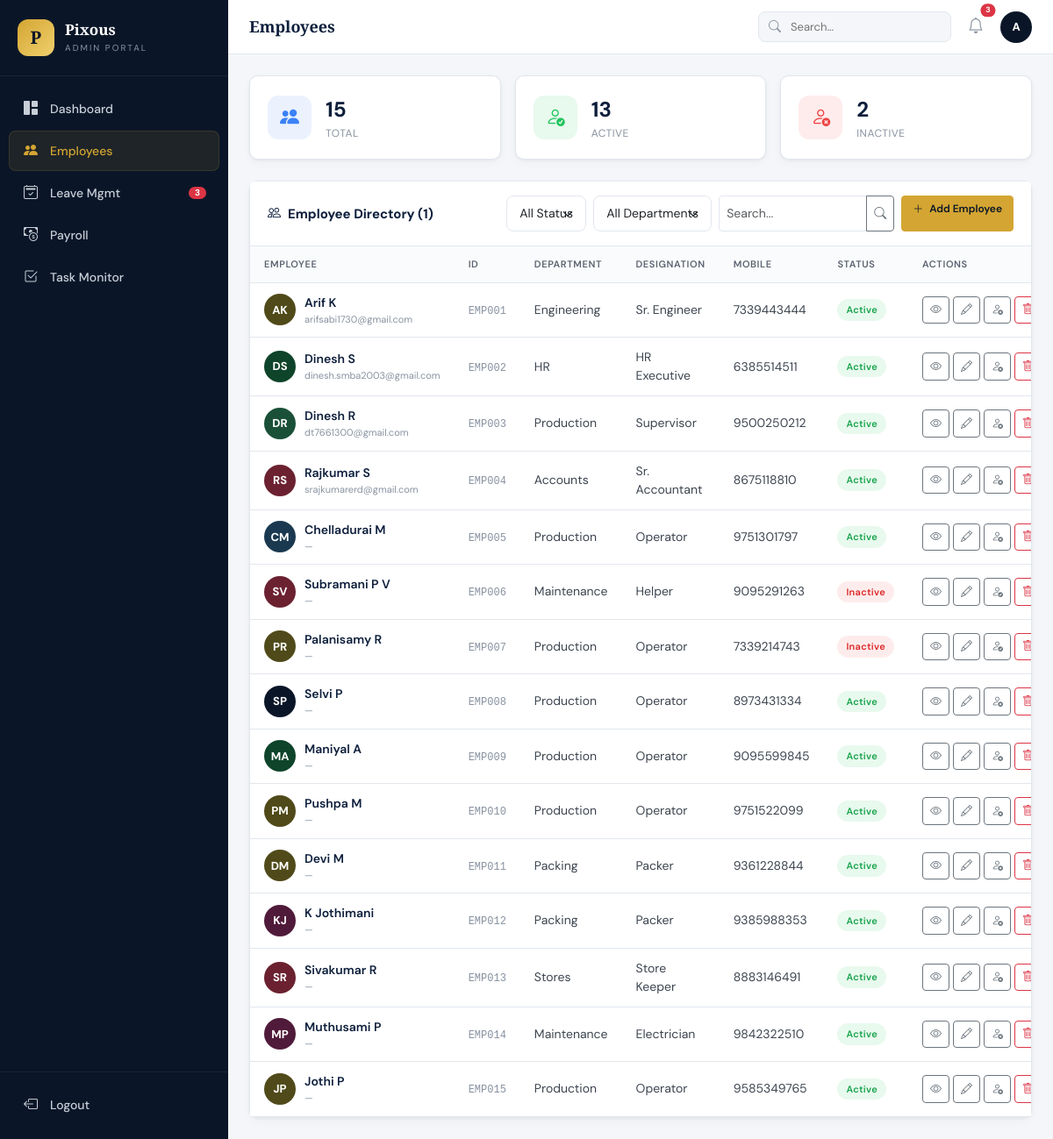
Page /employees (signed in) on the committed database.
### tables this page shows
CREATE TABLE `employees` (
    `id`              INT AUTO_INCREMENT PRIMARY KEY,
    `emp_code`        VARCHAR(20)  NOT NULL UNIQUE,
    `name`            VARCHAR(100) NOT NULL,
    `father_name`     VARCHAR(100) DEFAULT NULL,
    `gender`          ENUM('Male','Female','Other') NOT NULL DEFAULT 'Male',
    `marital_status`  ENUM('Married','Unmarried') NOT NULL DEFAULT 'Unmarried',
    `dob`             DATE DEFAULT NULL,
    `doj`             DATE DEFAULT NULL,
    `department_id`   INT DEFAULT NULL,
    `designation_id`  INT DEFAULT NULL,
    `qualification`   VARCHAR(100) DEFAULT NULL,
    `experience`      VARCHAR(50)  DEFAULT NULL,
    `mobile`          VARCHAR(15)  NOT NULL,
    `email`           VARCHAR(100) DEFAULT NULL,
    `address`         TEXT DEFAULT NULL,
    `pan`             VARCHAR(20)  DEFAULT NULL,
    `aadhar`          VARCHAR(20)  DEFAULT NULL,
    `uan`             VARCHAR(30)  DEFAULT NULL,
    `esi_no`          VARCHAR(30)  DEFAULT NULL,
    `bank_name`       VARCHAR(100) DEFAULT NULL,
    `bank_account`    VARCHAR(30)  DEFAULT NULL,
    `bank_ifsc`       VARCHAR(20)  DEFAULT NULL,
    `salary`          DECIMAL(12,2) NOT NULL DEFAULT 0.00,
    `photo`           VARCHAR(255) DEFAULT NULL,
    `status`          ENUM('active','inactive') NOT NULL DEFAULT 'active',
    `nominee_name`    VARCHAR(100) DEFAULT NULL,
    `nominee_relation`VARCHAR(50)  DEFAULT NULL,
    `nominee_address` TEXT DEFAULT NULL,
    `created_at`      DATETIME NOT NULL DEFAULT CURRENT_TIMESTAMP,
    `updated_at`      DATETIME NOT NULL DEFAULT CURRENT_TIMESTAMP ON UPDATE CURRENT_TIMESTAMP,
    FOREIGN KEY (`department_id`)  REFERENCES `departments`(`id`)  ON DELETE SET NULL,
    FOREIGN KEY (`designation_id`) REFERENCES `designations`(`id`) ON DELETE SET NULL,
    INDEX `idx_status` (`status`),
    INDEX `idx_emp_code` (`emp_code`)
);

CREATE TABLE `departments` (
    `id`         INT AUTO_INCREMENT PRIMARY KEY,
    `name`       VARCHAR(100) NOT NULL UNIQUE,
    `created_at` DATETIME NOT NULL DEFAULT CURRENT_TIMESTAMP
);

CREATE TABLE `designations` (
    `id`         INT AUTO_INCREMENT PRIMARY KEY,
    `title`      VARCHAR(100) NOT NULL UNIQUE,
    `created_at` DATETIME NOT NULL DEFAULT CURRENT_TIMESTAMP
);

### controllers/EmployeeController.php (called while the page is built, shortened)
<?php
class EmployeeController
{
    private Employee $model;
    public function __construct()
    {
        $this->model = new Employee();
    }
    public function index(): void
    {
        $filters = [
            'status'        => sanitize($_GET['status'] ?? ''),
            'department_id' => sanitizeInt($_GET['department_id'] ?? 0),
            'search'        => sanitize($_GET['search'] ?? ''),
        ];
        $page = max(1, sanitizeInt($_GET['pg'] ?? 1));
        $result       = $this->model->getAll($filters, $page);
        $employees    = $result['data'];
        $pagination   = $result;
        $counts       = $this->model->countByStatus();
        require __DIR__ . '/../views/employees/index.php';
    }
}

### index.php (called while the page is built, shortened)
<?php
require_once __DIR__ . '/config/database.php';
require_once __DIR__ . '/helpers/functions.php';
require_once __DIR__ . '/models/BaseModel.php';
require_once __DIR__ . '/models/Employee.php';
require_once __DIR__ . '/controllers/EmployeeController.php';
$page   = sanitize($_GET['page']   ?? 'dashboard');
$action = sanitize($_GET['action'] ?? 'index');
$routes = [
    'auth'      => ['login' => 'login', 'logout' => 'logout'],
    'dashboard' => ['index' => 'index'],
    'employees' => ['index' => 'index', 'create' => 'create', 'edit' => 'edit', 'view' => 'view', 'delete' => 'delete', 'toggle-status' => 'toggleStatus'],
    'leaves'    => ['index' => 'index', 'store' => 'store', 'approve' => 'approve', 'delete' => 'delete'],
    'payroll'   => ['index' => 'index', 'generate' => 'generate', 'payslip' => 'payslip'],
    'tasks'     => ['index' => 'index', 'store' => 'store', 'update' => 'update', 'delete' => 'delete'],
];
$method          = $routes[$page][$action];
$controller      = new $controllerClass();
$controller->$method();

### config/database.php (called while the page is built, shortened)
<?php
class Database
{
    private static ?Database $instance = null;
    private ?PDO $pdo = null;
    private string $host   = 'localhost';
    private string $dbname = 'pixous_hr';
    private string $user   = 'root';
    private string $pass   = '';
    private function __construct()
    {
        try {
            $dsn = "mysql:host={$this->host};dbname={$this->dbname};charset=utf8mb4";
            $this->pdo = new PDO($dsn, $this->user, $this->pass, [
                PDO::ATTR_ERRMODE            => PDO::ERRMODE_EXCEPTION,
                PDO::ATTR_DEFAULT_FETCH_MODE => PDO::FETCH_ASSOC,
                PDO::ATTR_EMULATE_PREPARES   => false,
            ]);
        } catch (PDOException $e) {
            error_log("DB Connection Error: " . $e->getMessage());
            die("Database connection failed. Please check your configuration.");
        }
    }
    public static function getInstance(): Database
    {
        if (self::$instance === null) {
            self::$instance = new self();
        }
        return self::$instance;
    }
    public function getConnection(): PDO
    {
        return $this->pdo;
    }
}

### models/BaseModel.php (called while the page is built)
<?php
class BaseModel
{
    protected PDO $db;
    public function __construct()
    {
        $this->db = Database::getInstance()->getConnection();
    }
    protected function paginate(string $query, array $params, int $page, int $perPage = PER_PAGE): array
    {
        $countQuery = preg_replace('/SELECT .+? FROM/i', 'SELECT COUNT(*) as total FROM', $query);
        $countQuery = preg_replace('/ORDER BY .+$/i', '', $countQuery);
        $stmt = $this->db->prepare($countQuery);
        $stmt->execute($params);
        $total = (int) $stmt->fetchColumn();
        $offset = ($page - 1) * $perPage;
        $query .= " LIMIT {$perPage} OFFSET {$offset}";
        $stmt = $this->db->prepare($query);
        $stmt->execute($params);
        return [
            'data'       => $stmt->fetchAll(),
            'total'      => $total,
            'page'       => $page,
            'per_page'   => $perPage,
            'total_pages'=> max(1, (int) ceil($total / $perPage)),
        ];
    }
}

### models/Employee.php (called while the page is built, shortened)
<?php
class Employee extends BaseModel
{
    public function getAll(array $filters = [], int $page = 1): array
    {
        $where  = [];
        $params = [];
        $whereSQL = $where ? 'WHERE ' . implode(' AND ', $where) : '';
        $query = "SELECT e.*, d.name AS department_name, ds.title AS designation_name
                  FROM employees e
                  LEFT JOIN departments d  ON e.department_id  = d.id
                  LEFT JOIN designations ds ON e.designation_id = ds.id
                  {$whereSQL}
                  ORDER BY e.created_at DESC";
        return $this->paginate($query, $params, $page);
    }
    public function countByStatus(): array
    {
        $stmt = $this->db->query("SELECT status, COUNT(*) as cnt FROM employees GROUP BY status");
        $result = ['active' => 0, 'inactive' => 0, 'total' => 0];
        foreach ($stmt->fetchAll() as $row) {
            $result[$row['status']] = (int) $row['cnt'];
            $result['total'] += (int) $row['cnt'];
        }
        return $result;
    }
}

### helpers/functions.php (called while the page is built, shortened)
<?php
function e(string $str): string
{
    return htmlspecialchars($str, ENT_QUOTES | ENT_HTML5, 'UTF-8');
}
function sanitize(string $str): string
{
    return htmlspecialchars(strip_tags(trim($str)), ENT_QUOTES | ENT_HTML5, 'UTF-8');
}
function sanitizeInt($val): int
{
    return (int) filter_var($val, FILTER_SANITIZE_NUMBER_INT);
}
function url(string $path = ''): string
{
    return rtrim(BASE_URL, '/') . '/' . ltrim($path, '/');
}
function initials(string $name): string
{
    $words = explode(' ', trim($name));
    $init  = strtoupper($words[0][0] ?? '');
    if (count($words) > 1) {
        $init .= strtoupper(end($words)[0] ?? '');
    }
    return $init;
}
function avatarColor(string $name): string
{
    $colors = ['#0a1628','#0e4429','#6b2130','#2d1a50','#504a1a','#1a3950','#501a3a','#1a5038'];
    $hash   = crc32($name);
    return $colors[abs($hash) % count($colors)];
}

### views/employees/index.php (the view, shortened to what this page needs)
<?php
require __DIR__ . '/../layouts/header.php';
$sq = $_GET['search'] ?? '';
?>
<div class="row g-3 mb-4">
    <div class="col-md-4">
        <div class="stat-card">
            <div class="stat-icon bg-primary-soft"><i class="bi bi-people-fill"></i></div>
            <div><p class="stat-value"><?= $counts['total'] ?></p><p class="stat-label">Total</p></div>
        </div>
    </div>
    <div class="col-md-4">
        <div class="stat-card">
            <div class="stat-icon bg-success-soft"><i class="bi bi-person-check"></i></div>
            <div><p class="stat-value"><?= $counts['active'] ?></p><p class="stat-label">Active</p></div>
        </div>
    </div>
    <div class="col-md-4">
        <div class="stat-card">
            <div class="stat-icon bg-danger-soft"><i class="bi bi-person-x"></i></div>
            <div><p class="stat-value"><?= $counts['inactive'] ?></p><p class="stat-label">Inactive</p></div>
        </div>
    </div>
</div>
<div class="card">
    <div class="card-header">
        <h6><i class="bi bi-people me-2"></i>Employee Directory (<?= $pagination['total'] ?>)</h6>
        <div class="d-flex gap-2 flex-wrap">
            <form class="d-flex gap-2 flex-wrap" method="GET">
                <select name="status" class="form-select form-select-sm" style="width:auto" onchange="this.form.submit()">
                    <option value="">All Status</option>
                </select>
                <select name="department_id" class="form-select form-select-sm" style="width:auto" onchange="this.form.submit()">
                    <option value="">All Departments</option>
                </select>
                <div class="input-group input-group-sm" style="width:200px">
                    <input name="search" class="form-control" placeholder="Search..." value="<?= e($sq) ?>">
                    <button class="btn btn-outline-secondary"><i class="bi bi-search"></i></button>
                </div>
            </form>
            <a href="<?= url('employees/create') ?>" class="btn btn-gold btn-sm">
                <i class="bi bi-plus-lg me-1"></i> Add Employee
            </a>
        </div>
    </div>
    <div class="card-body p-0">
        <div class="table-responsive">
            <table class="table table-hover mb-0">
                <thead>
                    <tr>
                        <th>Employee</th><th>ID</th><th>Department</th><th>Designation</th>
                        <th>Mobile</th><th>Status</th><th style="width:180px">Actions</th>
                    </tr>
                </thead>
                <tbody>
                <?php foreach ($employees as $emp): ?>
                <tr>
                    <td>
                        <div class="emp-cell">
                            <div class="avatar-circle" style="background:<?= avatarColor($emp['name']) ?>">
                                <?= initials($emp['name']) ?>
                            </div>
                            <div>
                                <div class="name"><?= e($emp['name']) ?></div>
                                <div class="sub"><?= e($emp['email'] ?: '—') ?></div>
                            </div>
                        </div>
                    </td>
                    <td><code style="font-size:12px;color:var(--gray-400)"><?= e($emp['emp_code']) ?></code></td>
                    <td><?= e($emp['department_name'] ?? '—') ?></td>
                    <td><?= e($emp['designation_name'] ?? '—') ?></td>
                    <td><?= e($emp['mobile']) ?></td>
                    <td><span class="badge-status badge-<?= e($emp['status']) ?>"><?= ucfirst(e($emp['status'])) ?></span></td>
                    <td>
                        <div class="action-btns">
                            <a href="<?= url("employees/view&id={$emp['id']}") ?>" class="btn btn-outline-secondary btn-sm" title="View"><i class="bi bi-eye"></i></a>
                            <a href="<?= url("employees/edit&id={$emp['id']}") ?>" class="btn btn-outline-secondary btn-sm" title="Edit"><i class="bi bi-pencil"></i></a>
                            <?php
                            $toggleLabel = $emp['status'] === 'active' ? 'Deactivate' : 'Reactivate';
                            $toggleIcon  = $emp['status'] === 'active' ? 'bi-person-x' : 'bi-person-check';
                            ?>
                            <form id="toggle-<?= $emp['id'] ?>" method="POST" action="<?= url('employees/toggle-status') ?>" class="d-inline">
                                <button type="button" class="btn btn-outline-secondary btn-sm" title="<?= $toggleLabel ?>"
                                        onclick="confirmToggle('toggle-<?= $emp['id'] ?>','<?= $toggleLabel ?>','<?= e($emp['name']) ?>')">
                                    <i class="bi <?= $toggleIcon ?>"></i>
                                </button>
                            </form>
                            <form id="del-emp-<?= $emp['id'] ?>" method="POST" action="<?= url('employees/delete') ?>" class="d-inline">
                                <button type="button" class="btn btn-outline-danger btn-sm" title="Delete"
                                        onclick="confirmDelete('del-emp-<?= $emp['id'] ?>','<?= e($emp['name']) ?>')">
                                    <i class="bi bi-trash"></i>
                                </button>
                            </form>
                        </div>
                    </td>
                </tr>
                <?php endforeach; ?>
                </tbody>
            </table>
        </div>
    </div>
</div>
<?php require __DIR__ . '/../layouts/footer.php'; ?>

### rows in the picture
employees: id "1", name "AK", name "Arif K", email "arifsabi1730@gmail.com", emp_code "EMP001", department.name "Engineering", designation.title "Sr. Engineer", mobile "7339443444", status "Active"
employees: name "DS", name "Dinesh S", email "dinesh.smba2003@gmail.com", emp_code "EMP002", department.name "HR", designation.title "HR Executive", mobile "6385514511", status "Active"
employees: name "DR", name "Dinesh R", email "dt7661300@gmail.com", emp_code "EMP003", department.name "Production", designation.title "Supervisor", mobile "9500250212", status "Active"
employees: name "RS", name "Rajkumar S", email "srajkumarerd@gmail.com", emp_code "EMP004", department.name "Accounts", designation.title "Sr. Accountant", mobile "8675118810", status "Active"
employees: name "CM", name "Chelladurai M", email "—", emp_code "EMP005", department.name "Production", designation.title "Operator", mobile "9751301797", status "Active"
employees: name "SV", name "Subramani P V", email "—", emp_code "EMP006", department.name "Maintenance", designation.title "Helper", mobile "9095291263", status "Inactive"
employees: name "PR", name "Palanisamy R", email "—", emp_code "EMP007", department.name "Production", designation.title "Operator", mobile "7339214743", status "Inactive"
employees: name "SP", name "Selvi P", email "—", emp_code "EMP008", department.name "Production", designation.title "Operator", mobile "8973431334", status "Active"
employees: name "MA", name "Maniyal A", email "—", emp_code "EMP009", department.name "Production", designation.title "Operator", mobile "9095599845", status "Active"
employees: name "PM", name "Pushpa M", email "—", emp_code "EMP010", department.name "Production", designation.title "Operator", mobile "9751522099", status "Active"
employees: name "DM", name "Devi M", email "—", emp_code "EMP011", department.name "Packing", designation.title "Packer", mobile "9361228844", status "Active"
employees: name "KJ", name "K Jothimani", email "—", emp_code "EMP012", department.name "Packing", designation.title "Packer", mobile "9385988353", status "Active"
employees: name "SR", name "Sivakumar R", email "—", emp_code "EMP013", department.name "Stores", designation.title "Store Keeper", mobile "8883146491", status "Active"
employees: name "MP", name "Muthusami P", email "—", emp_code "EMP014", department.name "Maintenance", designation.title "Electrician", mobile "9842322510", status "Active"
employees: name "JP", name "Jothi P", email "—", emp_code "EMP015", department.name "Production", designation.title "Operator", mobile "9585349765", status "Active"

### other values in the picture
$nav['label'] "Dashboard"
$nav['label'] "Employees"
$nav['label'] "Leave Mgmt"
$nav['badge'] "3"
$nav['label'] "Payroll"
$nav['label'] "Task Monitor"
$pageTitle "Employees"
$pendingLeaveCount "3"
initials(currentUser()['full_name'] ?? 'AD') "A"
$counts['total'] "15"
$counts['active'] "13"
$counts['inactive'] "2"
